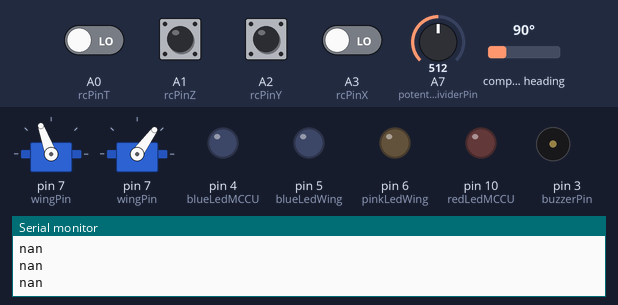
This sketch was run on a simulated Arduino Nano, built with avr-gcc and run on an emulated ATmega328P. Shown: 2 × servo, output pins drawn as LEDs (lit = HIGH), buzzer (waves = sounding, pin HIGH), the last lines printed to the serial monitor. The inputs (shaded band) are chosen by the test bench; at power-on: A0 (rcPinT), A1 (rcPinZ), A2 (rcPinY), A3 (rcPinX) LOW, compass heading 90°, A7 (potentialDividerPin) = 512.

Above: at 1.7 s.
1.8 s: compass heading set to 288°
3.3 s: compass heading set to 297°
At 4.5 s:
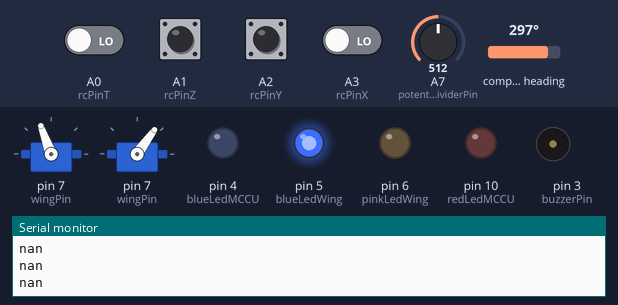
4.8 s: A2 (rcPinY) pulsed HIGH 2 times (0.12 s each, 0.3 s apart)
At 5.7 s:
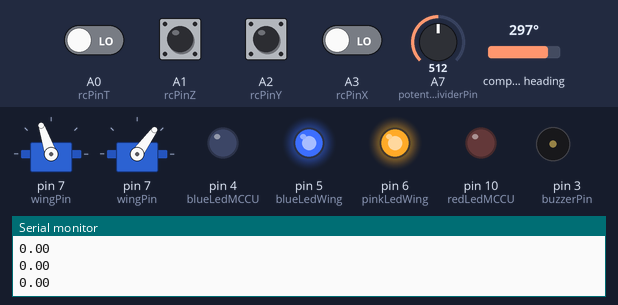
6.9 s: A1 (rcPinZ) pulsed HIGH 2 times (0.12 s each, 0.3 s apart)
At 8.3 s:
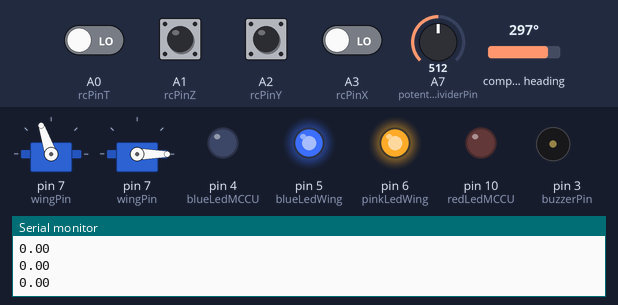
Timing chart, 0 to 9.9 s (numbered marks = the images above; inputs shaded):
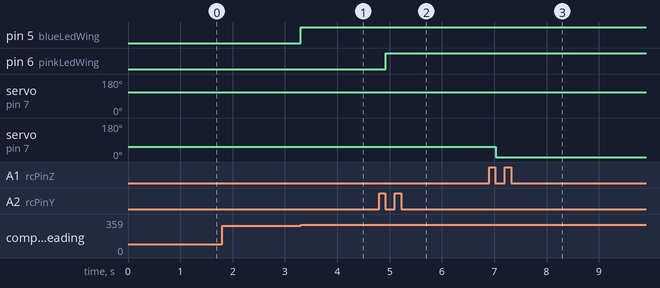

The sketch:

MonocopterControl58_MCCU_2.0.ino
```cpp
#define rcPinX A3   // Connected to CH1 of Transmitter
#define rcPinY A2   // Connected to CH2 of transmitter
#define rcPinZ A1   // Connected to CH3 of transmitter
#define rcPinT A0
#define potentialDividerPin A7
#define buzzerPin 3
#define wingPin 7
#define motorPin 8
#define blueLedMCCU 4
#define redLedMCCU 10
#define blueLedWing 5
#define pinkLedWing 6
#include <Servo.h>

#include <Wire.h>
#include <Adafruit_Sensor.h>
#include <Adafruit_HMC5883_U.h>

#include "PinChangeInterrupt.h"

int sensedHeadings[] = {0,10,20,30,40,50,60,70,80,90,100,110,120,130,140,150,160,170,180,190,200,210,220,230,240,250,260,270,280,290,300,310,320,330,340,350,360};
int realHeadings[] =  {350,2,13,25,36,50,61,73,83,95,106,116,125,134,144,152,160,169,177,184,192,198,206,215,222,232,238,250,258,269,279,290,300,311,324,336,348};

/* Assign a unique ID to this sensor at the same time */
Adafruit_HMC5883_Unified mag = Adafruit_HMC5883_Unified(12345);

Servo ServoWing;
Servo Motor;
int x_mid = 1520; // Check the middle value on your transmitter
int y_mid = 1500;
int z_min = 1100;
int t_min = 1100;
int heading;
volatile int x = x_mid;
volatile int y = y_mid;
volatile int z = z_min;
volatile int t = t_min;
float flight_bearing;
float current_bearing;
float flight_magnitude = 0;
float x_vec = 0;
float y_vec = 0;
float z_vec = 0;

volatile int prev_time_x = 0;
volatile int prev_time_y = 0;
volatile int prev_time_z = 0;
volatile int prev_time_t = 0;

int default_angle_wing = 110;
int servo_angle_wing = default_angle_wing;

float flap_constant = 0.045;
float voltageReading = 0;
int cycleCounter = 0;
#define cycleDelay 60

bool rotation_reset = false;
unsigned long rotation_start_time;
float previous_last_rotation_time;
float last_rotation_time;
float predicted_rotation_time;
float current_rotation_progress;

void setup() {
  pinMode(rcPinX, INPUT);
  pinMode(rcPinY, INPUT);
  pinMode(rcPinZ, INPUT);
  pinMode(rcPinT, INPUT);

  pinMode(buzzerPin, OUTPUT);
  pinMode(blueLedMCCU, OUTPUT);
  pinMode(redLedMCCU, OUTPUT);
  pinMode(blueLedWing, OUTPUT);
  pinMode(pinkLedWing, OUTPUT);

  ServoWing.attach(wingPin);
  ServoWing.write(default_angle_wing);
  Motor.attach(wingPin);
  Motor.writeMicroseconds(z);

  if(!mag.begin())
  {
    /* There was a problem detecting the HMC5883 ... check your connections */
    //Serial.println("Ooops, no HMC5883 detected ... Check your wiring!");
  }

  Serial.begin(9600);

  attachPCINT(digitalPinToPCINT(rcPinX), rising_x, RISING); //  PWM values from the receiver are read using pin change interrupts
  attachPCINT(digitalPinToPCINT(rcPinY), rising_y, RISING);
  attachPCINT(digitalPinToPCINT(rcPinZ), rising_z, RISING);
  attachPCINT(digitalPinToPCINT(rcPinT), rising_t, RISING);
  delay(500);

}

void loop() {

  if (cycleCounter == cycleDelay) {                                           //  A section of code executed every (cycleDelay)th cycle,
    voltageReading = analogRead(potentialDividerPin)*0.01548;                                  //  here it checks if the battery voltage (measured by a
    //Serial.println(voltageReading);                                         //  potential divider) is within the safe range, if I
    if (voltageReading > 5.00 and voltageReading < 7.45 and z_vec > 60) {     //  want it to check (I use Channel T for this)
      digitalWrite(buzzerPin, HIGH);
    }
    else if (voltageReading > 10 and voltageReading < 11.25 and z_vec > 60) {
      digitalWrite(buzzerPin, HIGH);
    }
    else {
      digitalWrite(buzzerPin, LOW);
    }
    cycleCounter = 0;
  }

  else {
    cycleCounter++;
  }


  x_vec = x_mid - x;
  y_vec = y_mid - y;

  heading = getHeading();

  if (heading == 0) {

  }

  else if (heading >= 270 and heading <=360 and rotation_reset == true) {
    previous_last_rotation_time = last_rotation_time;
    last_rotation_time = millis() - rotation_start_time;
    rotation_start_time = millis();
    rotation_reset = false;
    //Serial.println("At 360");
  }

  else if (heading >= 90 and heading <= 180 and rotation_reset == false) {
    rotation_reset = true;
    //Serial.println("At 180");
  }

  else {}

  //predicted_rotation_time = float(float(last_rotation_time) * float(float(last_rotation_time) / float(previous_last_rotation_time)));
  //predicted_rotation_time = long(sq(last_rotation_time)) / previous_last_rotation_time; //long needed for sq
  predicted_rotation_time = last_rotation_time * (last_rotation_time / previous_last_rotation_time);

  current_rotation_progress = (float(millis() - rotation_start_time) / float(predicted_rotation_time));

  current_bearing = 360 - (360 * current_rotation_progress);

  current_bearing = constrain(current_bearing, 0, 360);

   // North-South indicator LEDs on the MCCU control board:
  /*if (current_bearing > 80 and current_bearing < 160) {
    //digitalWrite(blueLedMCCU, HIGH);
    PORTB = PORTB | B00000010;  //  Using direct port manipulation here to increase speed
  }

  else {
    //digitalWrite(blueLedMCCU, LOW);
    PORTB = PORTB & B11111101;
  }

  if (current_bearing > 260 and current_bearing < 340) {
    //digitalWrite(redLedMCCU, HIGH);
    PORTB = PORTB | B00000100;
  }

  else {
    //digitalWrite(redLedMCCU, LOW);
    PORTB = PORTB & B11111011;
  }*/


  //  North-South indicator LEDs on the tip of the wing:
  if (flight_magnitude > 50 and sin(0.01745329 * (current_bearing - flight_bearing) + 4.712389) < -0.9) {
    digitalWrite(blueLedWing, HIGH);
    digitalWrite(pinkLedWing, HIGH);
  }

  else if (flight_magnitude > 50 and sin(0.01745329 * (current_bearing - flight_bearing) + 4.712389) > 0.9) {
    digitalWrite(blueLedWing, LOW);
    digitalWrite(pinkLedWing, LOW);
  }

  else if ((current_bearing >= 0 and current_bearing < 90) or (current_bearing >= 270 and current_bearing <= 360)) {
    digitalWrite(blueLedWing, HIGH);
    digitalWrite(pinkLedWing, LOW);
  }

  else if (current_bearing >= 90 and current_bearing < 270) {
    digitalWrite(pinkLedWing, HIGH);
    digitalWrite(blueLedWing, LOW);
  }

  else {
    digitalWrite(blueLedWing, LOW);
    digitalWrite(pinkLedWing, LOW);
  }


  flight_magnitude = sqrt(sq(x_vec) + sq(y_vec));
  flight_magnitude = constrain(flight_magnitude, 0, 360);
  //  To make sure that moving the stick on the transmitter diagonally does not result in a greater flight_magnitude


  if ((x_vec >= 0) && (y_vec >= 0)){
    flight_bearing = 90 - (57.29578 * atan(y_vec / x_vec));

  }

  else if ((x_vec >= 0) && (y_vec < 0)){
    flight_bearing = 90 + (57.29578 * atan(y_vec / - x_vec));

  }

  else if ((x_vec < 0) && (y_vec >= 0)){
    flight_bearing = 270 + (57.29578 * atan(y_vec / - x_vec));

  }

  else if ((x_vec < 0) && (y_vec < 0)){
    flight_bearing = 270 - (57.29578 * atan(y_vec / x_vec));

  }

  Serial.println(flight_bearing);
  //Serial.println(flight_magnitude);

  if (flight_magnitude > 40) {
    servo_angle_wing = default_angle_wing - (flap_constant * flight_magnitude * sin(0.01745329 * (current_bearing - flight_bearing) + 3.14159));
  }

  else if (flight_magnitude <= 40) {
    servo_angle_wing = default_angle_wing;
  }

  ServoWing.write(servo_angle_wing);
  Motor.writeMicroseconds(z);

}

int getHeading() {
  sensors_event_t event;
  mag.getEvent(&event);

  //float heading = atan2(event.magnetic.y, event.magnetic.x);
  int localHeading = atan2(event.magnetic.y, event.magnetic.x) * 180/M_PI;

  // Once you have your heading, you must then add your 'Declination Angle', which is the 'Error' of the magnetic field in your location.
  // Find yours here: http://www.magnetic-declination.com/
  // Mine is: -13* 2' W, which is ~13 Degrees, or (which we need) 0.22 radians
  // If you cannot find your Declination, comment out these two lines, your compass will be slightly off.
  int declinationAngle = 6;
  localHeading += declinationAngle;

  // Correct for when signs are reversed.
  if(localHeading < 0)
    localHeading += 360;

  // Check for wrap due to addition of declination.
  if(localHeading > 360)
    localHeading -= 360;

  int roundedHeading = localHeading / 10;
  roundedHeading = roundedHeading * 10;

  int indexOfRoundedHeading;

  for (int i=0; i<37; i++) {
   if (roundedHeading == sensedHeadings[i]) {
     indexOfRoundedHeading = i;
     break;
   }
  }

  int correctedHeading = realHeadings[indexOfRoundedHeading];

  return correctedHeading;
}

// The pin change interrupt service routines
void rising_x() {
  attachPCINT(digitalPinToPCINT(rcPinX), falling_x, FALLING);
  prev_time_x = micros();
}
void falling_x() {
  attachPCINT(digitalPinToPCINT(rcPinX), rising_x, RISING);
  x = micros()-prev_time_x;
}
void rising_y() {
  attachPCINT(digitalPinToPCINT(rcPinY), falling_y, FALLING);
  prev_time_y = micros();
}
void falling_y() {
  attachPCINT(digitalPinToPCINT(rcPinY), rising_y, RISING);
  y = micros()-prev_time_y;
}
void rising_z() {
  attachPCINT(digitalPinToPCINT(rcPinZ), falling_z, FALLING);
  prev_time_z = micros();
}
void falling_z() {
  attachPCINT(digitalPinToPCINT(rcPinZ), rising_z, RISING);
  z = micros()-prev_time_z;
}
void rising_t() {
  attachPCINT(digitalPinToPCINT(rcPinT), falling_t, FALLING);
  prev_time_t = micros();
}
void falling_t() {
  attachPCINT(digitalPinToPCINT(rcPinT), rising_t, RISING);
  t = micros()-prev_time_t;
}
```

Measured:
- the behaviour switches between 293 and 294° on compass heading (found by bisection; images 0 and 1)
- after the input at 3.3 s, pin 5 (blueLedWing): LOW → HIGH at once
- after the input at 4.8 s, pin 6 (pinkLedWing): LOW → HIGH after 0.13 s; servo on pin 7 (wingPin): 110° → 109° after 0.13 s
- after the input at 6.9 s, servo on pin 7 (wingPin): 54° → 0° after 0.13 s
